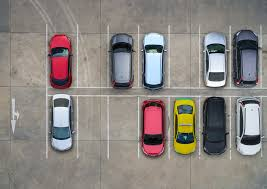
#> input picture test.jpg, 267 x 189 px
$ python -i app.py   (imports and definitions only)
#> lines starting #> are read from the running program, lines starting #| are printed output that depends on the picture; after the words box and inside, x2 and y2 are one past the last pixel; in counts of white or black regions, pixels touching at a corner belong together
from flask import Flask, request, jsonify, render_template, redirect, url_for
import cv2
import numpy as np

# [1 line not run here, left out]

# [3 lines that did not run here, left out]

# [20 lines that did not run here, left out]

def detect_parking_spaces(image_path):
    # Load the image
#> called with image_path = 'test.jpg'
    image = cv2.imread(image_path)
#> image is the input picture: shape (189, 267, 3); mean B, G, R 128, 132.5, 138.4
    gray = cv2.cvtColor(image, cv2.COLOR_BGR2GRAY)
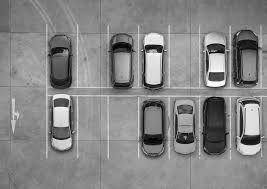
#> gray: shape (189, 267); min 1, max 255, mean 133.7
    blurred = cv2.GaussianBlur(gray, (5, 5), 0)
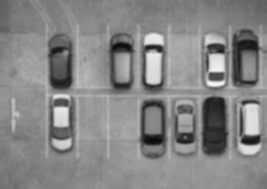
#> blurred: shape (189, 267); min 7, max 248, mean 133.7
    edged = cv2.Canny(blurred, 50, 200, 255)
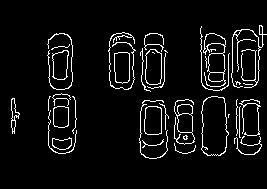
#> edged: shape (189, 267); 6% white in thin lines or dots, all inside (x1, y1, x2, y2) = (11, 25, 267, 159)

    # Find contours
    contours, _ = cv2.findContours(edged.copy(), cv2.RETR_EXTERNAL, cv2.CHAIN_APPROX_SIMPLE)
#> contours = 36 contours, 23 with area under 20; largest, box (x1, y1, x2, y2) and area: (201, 96, 229, 156) 1332, (203, 33, 226, 87) 638, (145, 49, 162, 85) 503, (144, 106, 162, 135) 450, (114, 52, 130, 84) 433

    parking_spots = []
    for c in contours:
        if cv2.contourArea(c) > 500:  # Minimum area threshold to avoid small noise
            rect = cv2.boundingRect(c)
            x, y, w, h = rect
            parking_spots.append({"x": x, "y": y, "width": w, "height": h})
            cv2.rectangle(image, (x, y), (x + w, y + h), (0, 255, 0), 2)
#> this loop made 36 passes
#> (x, y, w, h) on passes 17, 28, 31: (201, 96, 28, 60), (145, 49, 17, 36), (203, 33, 23, 54)
#> c on pass 6: [[228, 114], [228, 117], [228, 115], [229, 114]]
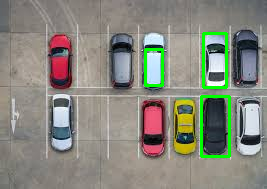
#> image: shape (189, 267, 3); 2.57% of pixels changed, all inside (x1, y1, x2, y2) = (144, 32, 231, 158)
#> after the loop, parking_spots = 3 items

    return image, parking_spots

# [2 lines not run here, left out]

>>> result = detect_parking_spaces('test.jpg')
